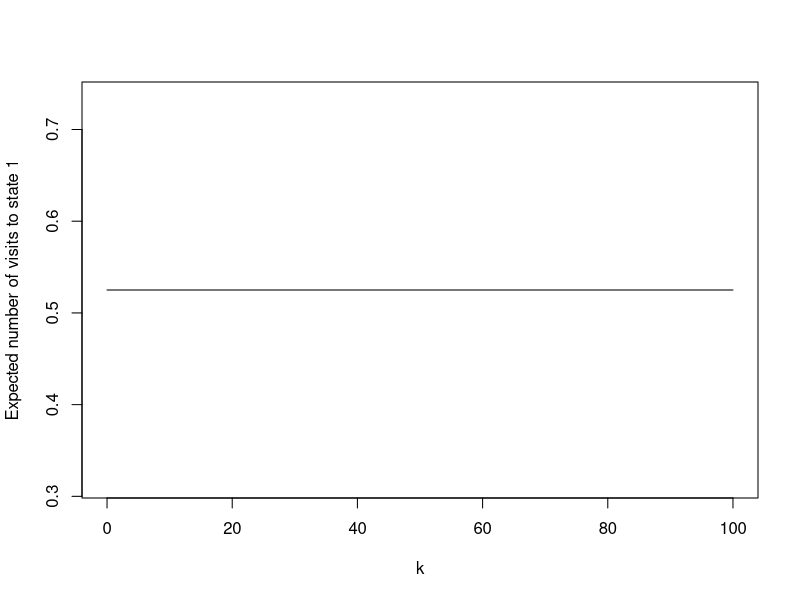
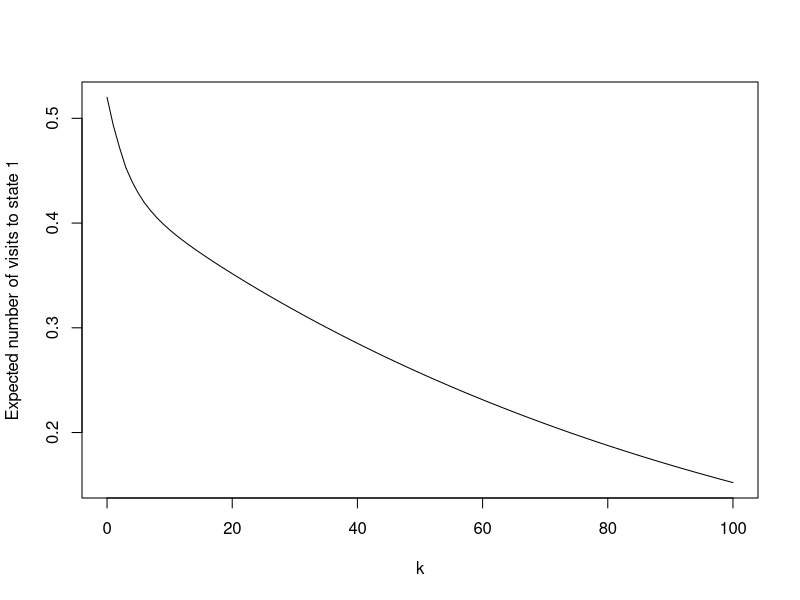

R code for these plots, in order:

####################### Question 1 ######################

# transition matrix P
d1 <- 0.65
d2 <- 0.40
c1 <- 1 - d1
c2 <- 1 - d2
P <- matrix(c(d1, c1, 0, 0,
              d1, 0, c1, 0,
              0, c2, 0, d2,
              0, 0, c2, d2), 
            nrow = 4, byrow = TRUE)

# initial state vector
p0 <- c(1/4, 1/4, 1/4, 1/4)

# one-step transition matrix P^2
P2 <- P %*% P

# state at time k+1 for k >= 1
kmax <- 100
pk <- p0
Evals <- numeric(kmax+1)
Evals[1] <- (pk[1] + pk[2]) * d1 + (pk[3] + pk[4]) * d2
for (i in 1:kmax) {
  pk <- P %*% pk
  Evals[i+1] <- (pk[1] + pk[2]) * d1 + (pk[3] + pk[4]) * d2
}
print(pk)

# Plot E(k) vs k
plot(0:kmax, Evals, type = "l", xlab = "k", ylab = "Expected number of visits to state 1")


# Computing stationary distribution pi
e <- eigen(t(P))
pi <- e$vectors[, 1] / sum(e$vectors[, 1])
print(pi)

# Check if P* = P^t * P
left <- pi %*% P
right <- pi
print(all.equal(left, right))

################### Question 2 ##################################3


# transition matrix P
d1 <- 0.64
d2 <- 0.40
c1 <- 1 - d1
c2 <- 1 - d2
P <- matrix(c(d1, c1, 0, 0, 0, 0,
              d1, 0, c1, 0, 0, 0,
              d1, 0, 0, c1, 0, 0,
              0, 0, c2, 0, 0, d2,
              0, 0, 0, c2, 0, d2,
              0, 0, 0, 0, c2, 0), nrow = 6, byrow = TRUE)

# One-step transition matrix P^2
P2 <- P %*% P
print(P2)

# initial state p(0)
p0 <- c(1/6, 1/6, 1/6, 1/6, 1/6, 1/6)

# state at time k+1 for k >= 1
kmax <- 100
pk <- p0
Evals <- numeric(kmax+1)
Evals[1] <- (pk[1] + pk[2] + pk[3]) * d1 + (pk[4] + pk[5] + pk[6]) * d2
for (i in 1:kmax) {
  pk <- P %*% pk
  Evals[i+1] <- (pk[1] + pk[2] + pk[3]) * d1 + (pk[4] + pk[5] + pk[6]) * d2
}
print(pk)

# Plot E(k) vs k
plot(0:kmax, Evals, type = "l", xlab = "k", ylab = "Expected number of visits to state 1")

# Computing stationary distribution pi
e <- eigen(t(P))
pi <- e$vectors[, 1] / sum(e$vectors[, 1])
print(pi)

# Check if P* = P^t * P
left <- pi %*% P
right <- pi
print(all.equal(left, right))


